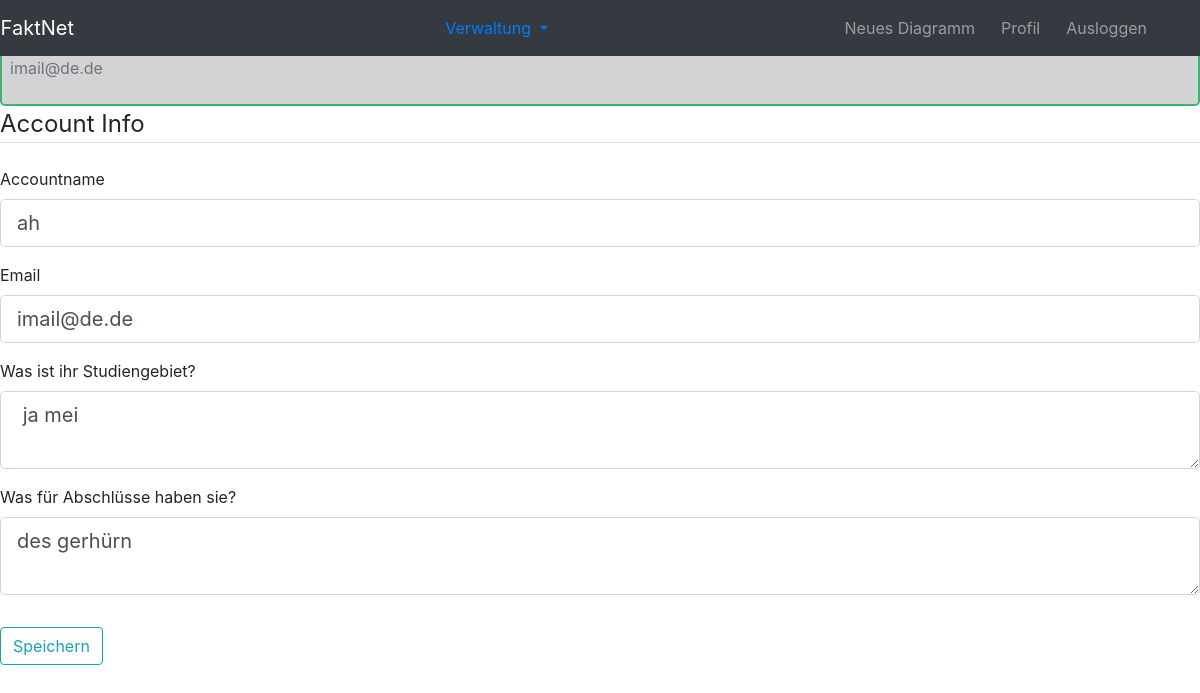
The app's page /profile (signed in), older data.
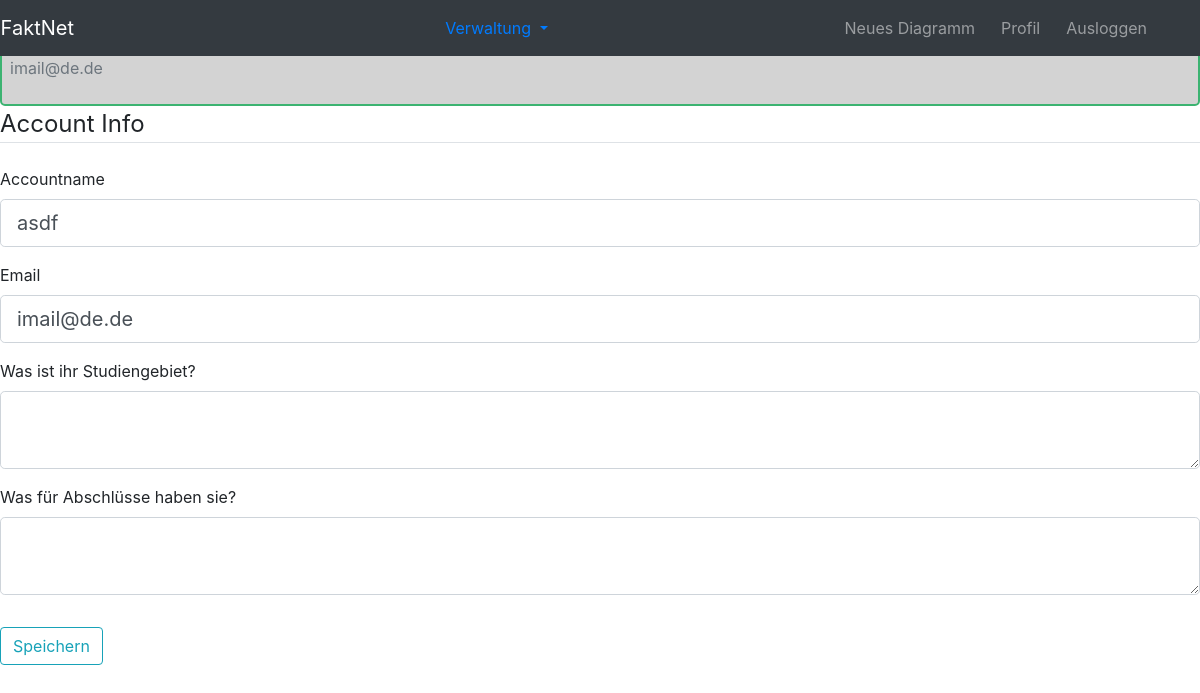
The same page, newer data.
### factnet/pers.py (models this page shows, shortened)
class User(db.Model, UserMixin):
    id = db.Column(db.Integer, primary_key=True)
    alias = db.Column(db.String(30), nullable=False, unique=True)
    email = db.Column(db.String(100), nullable=False, unique=True)
    f_o_s = db.Column(db.Text, nullable=False)
    title = db.Column(db.Text, nullable=False)
    password = db.Column(db.String(120), nullable=False)
    models = db.relationship('Models', backref="creator", lazy=True)
    verwaltung = db.relationship('Verwaltung', backref="macher", lazy=True)
    abfrage = db.relationship('Abfrage', backref="fragender", lazy = True)

### factnet/routes.py (the view)
@app.route("/profile", methods=['GET', 'POST'])
@login_required
def profile():
    form = AddInfoForm()
    if form.validate_on_submit():
        current_user.alias = form.alias.data
        current_user.email = form.email.data
        current_user.f_o_s = form.f_o_s.data
        current_user.title = form.title.data
        db.session.commit()
        return redirect(url_for('profile'))
    elif request.method == 'GET':
        form.alias.data = current_user.alias
        form.email.data = current_user.email
        form.f_o_s.data = current_user.f_o_s
        form.title.data = current_user.title
    return render_template('user.html', title='Profil', form=form)

### factnet/forms.py (shortened to what this page needs)
class AddInfoForm(FlaskForm):
    alias = StringField('Accountname', validators=[DataRequired(), Length(min=2, max=20)])
    email = StringField('Email', validators=[DataRequired(), Email()])
    f_o_s = TextAreaField('Was ist ihr Studiengebiet?', validators=[Optional()])
    title = TextAreaField('Was für Abschlüsse haben sie?', validators=[Optional()])
    submit = SubmitField('Speichern')

### factnet/pers.py (called while the page is built)
@login_manager.user_loader
def load_user(user_id):
    return User.query.get(int(user_id))

### factnet/templates/user.html (shortened to what this page needs)
{% extends 'base.html' %}
{% block content %}
    <div class="content-section">
        <h2 class="account-heading">{{ current_user.alias }}</h2>
        <p class="text-secondary">{{ current_user.email }}</p>
    </div>
    <form method="POST" action="" enctype="multipart/form-data">
        <fieldset class="form-group">
            <legend class="border-bottom mb-4">Account Info</legend>
            <div class="form-group">
                {{ form.alias.label(class="form-control-label") }}
                {% if form.alias.errors %}
                    {{ form.alias(class="form-control form-control-lg is-invalid") }}
                    <div class="invalid-feedback">
                        {% for error in form.alias.errors %}
                            <span>{{ error }}</span>
                        {% endfor %}
                    </div>
                {% else %}
                    {{ form.alias(class="form-control form-control-lg") }}
                {% endif %}
            </div>
            <div class="form-group">
                {{ form.email.label(class="form-control-label") }}
                {% if form.email.errors %}
                    {{ form.email(class="form-control form-control-lg is-invalid") }}
                    <div class="invalid-feedback">
                        {% for error in form.email.errors %}
                            <span>{{ error }}</span>
                        {% endfor %}
                    </div>
                {% else %}
                    {{ form.email(class="form-control form-control-lg") }}
                {% endif %}
            </div>
            <div class="form-group">
                {{ form.f_o_s.label(class="form-control-label") }}
                {{ form.f_o_s(class="form-control form-control-lg") }}
            </div>
            <div class="form-group">
                {{ form.title.label(class="form-control-label") }}
                {{ form.title(class="form-control form-control-lg") }}
            </div>
        </fieldset>
        <div class="form-group">
            {{ form.submit(class="btn btn-outline-info") }}
        </div>
    </form>
{% endblock content %}

### factnet/templates/base.html (shortened to what this page needs)
<!DOCTYPE html>
<html>
<head>
    <link rel="stylesheet" type="text/css" href="{{ url_for('static', filename='styles.css') }}">
</head>
<body>
    <header class="site-header" >
      <nav class="navbar navbar-expand-md navbar-dark text-white bg-dark fixed-top">
        <div class="container">
          <a class="navbar-brand mr-5" href="/main" style="position:relative; left:-4%;">FaktNet</a>
                {% if current_user.is_authenticated %}
            <a class="nav-link dropdown-toggle" href="#" id="navbarDropdown" role="button" data-toggle="dropdown" aria-haspopup="true" aria-expanded="false">
          Verwaltung
        </a>
            <div class="navbar-nav" id="mehrChildren">
                    <a style="margin-left:10px;" class="nav-item nav-link" href="/save">Neues Diagramm</a>
                    <a style="margin-left:10px;" class="nav-item nav-link" href="/profile">Profil</a>
                    <a style="margin-left:10px;" class="nav-item nav-link" href="/logout">Ausloggen</a>
                {% else %}
                  <a class="nav-item nav-link" href="/login">Einloggen</a>
                  <a class="nav-item nav-link" href="/register">Registrieren</a>
                {% endif %}
            </div>
          </div>
      </nav>
    </header>
    <main role="main" class="">
      <div class="">
        <div class="">
                        {% block content %}{% endblock %}
        </div>
      </div>
    </main>
<link rel="stylesheet" href="https://stackpath.bootstrapcdn.com/bootstrap/4.3.1/css/bootstrap.min.css">
</body>
</html>

### factnet/static/styles.css (style rules this page uses)
body { background: #fafafa; color: #333333; margin-top: 5rem; }
h1, h2, h3, h4, h5, h6 { color: #444444; }
.site-header .navbar-nav .nav-link { color: lightyellow; }
.content-section { background: lightgray; padding: 8px; border:2px solid mediumseagreen; border-radius: 5px; }
.form-group { font-size: 1rem; padding: 0px; }

Row changes from the older to the newer data that the page shows:
changed User "imail@de.de": alias "ah" → "asdf"; f_o_s "ja mei" → (not shown); title "des gerhürn" → (not shown)
